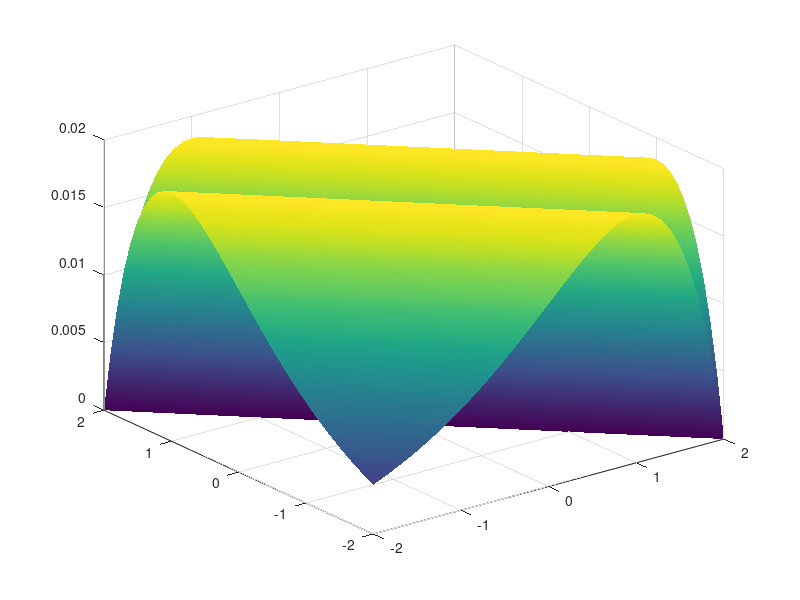

Write the MATLAB code that produced this figure. (Note: this script raises an error after producing the figure.)
% 2026-09-30 Var.4 Georgij Moisejev
figure
[x,y] = meshgrid(-2:0.1:2);
z = sin(abs(x+y)/20).*exp(-abs(x+y));

surf(x,y,z)
shading interp
rotate(gca,[1 1 0],30)
xlabel('x'); ylabel('y'); zlabel('f(x,y)')
title('a)')
grid on



figure
[t,r] = meshgrid(0:0.1:2*pi,0:0.05:1);
x = r.*cos(t);
y = r.*sin(t);
z = 1-2*x.^2-3*y.^2;

surf(x,y,z)
shading interp
rotate(gca,[1 1 0],78)
xlabel('x'); ylabel('y'); zlabel('f(x,y)')
title('b)')
grid on



figure
[x,y] = meshgrid(-2:0.1:2);
z = 1-(x.^2+y.^2);

surf(x,y,z,'FaceColor','red')
camlight left
xlabel('x'); ylabel('y'); zlabel('z')
title('Papildoma')
grid on
